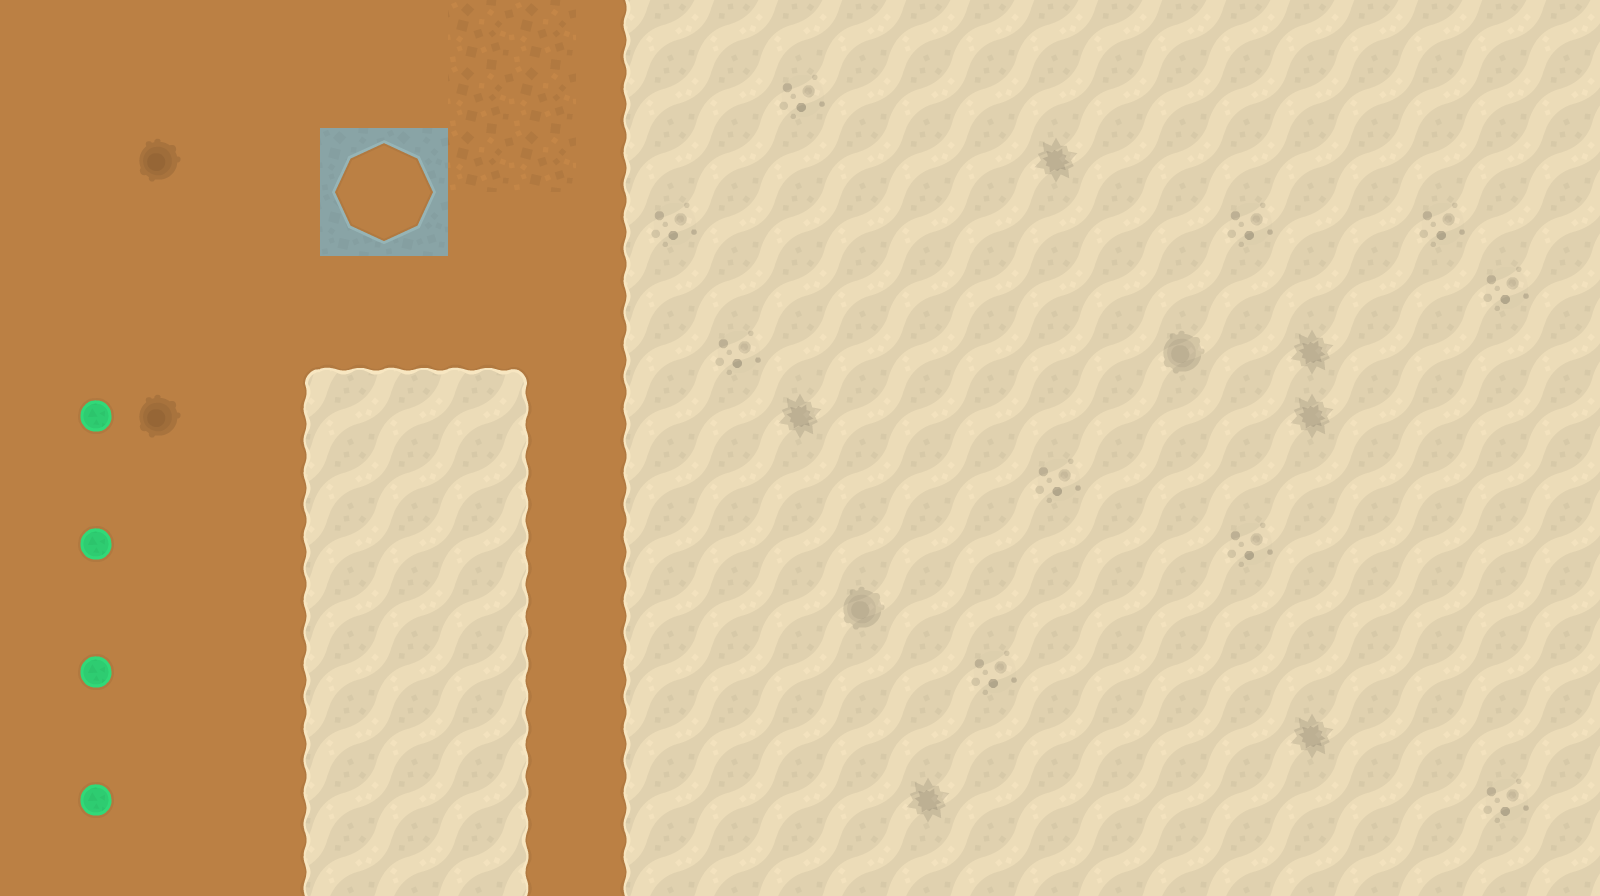

This game map was drawn from its Tiled (.tmx) file and the tilesets committed beside it. A one-line description and the full map source follow:
An orthogonal 25x14 tile map with 64x64 px tiles, 2 tile layers (Calque de Tile 1, Calque 2) and 1 object (PORTE).

<map version="1.0" orientation="orthogonal" renderorder="left-up" width="25" height="14" tilewidth="64" tileheight="64" nextobjectid="2">
 <tileset firstgid="1" name="towerDefense_tilesheet" tilewidth="64" tileheight="64" tilecount="299" columns="23">
  <image source="../images/towerDefense_tilesheet.png" width="1472" height="832" />
 </tileset>
 <layer name="Calque de Tile 1" width="25" height="14">
  <data encoding="csv">
61,61,61,61,61,61,61,61,61,99,99,99,99,99,99,99,99,99,99,99,99,99,99,99,99,
61,61,61,61,61,61,61,61,61,99,99,99,99,99,99,99,99,99,99,99,99,99,99,99,99,
61,61,61,61,61,14,15,61,61,99,99,99,99,99,99,99,99,99,99,99,99,99,99,99,99,
61,61,61,61,61,37,38,61,61,99,99,99,99,99,99,99,99,99,99,99,99,99,99,99,99,
61,61,61,61,61,61,61,61,61,99,99,99,99,99,99,99,99,99,99,99,99,99,99,99,99,
61,61,61,61,6,7,7,7,8,99,99,99,99,99,99,99,99,99,99,99,99,99,99,99,99,
56,50,56,61,29,99,99,99,31,99,99,99,99,99,99,99,99,99,99,99,99,99,99,99,99,
56,56,56,56,29,99,99,99,31,99,99,99,99,99,99,99,99,99,99,99,99,99,99,99,99,
56,50,56,56,29,99,99,99,31,99,99,99,99,99,99,99,99,99,99,99,99,99,99,99,99,
56,56,56,56,29,99,99,99,31,99,99,99,99,99,99,99,99,99,99,99,99,99,99,99,99,
56,50,56,56,29,99,99,99,31,99,99,99,99,99,99,99,99,99,99,99,99,99,99,99,99,
56,56,56,56,29,99,99,99,31,99,99,99,99,99,99,99,99,99,99,99,99,99,99,99,99,
56,50,56,56,29,99,99,99,31,99,99,99,99,99,99,99,99,99,99,99,99,99,99,99,99,
56,56,56,56,29,99,99,99,31,99,99,99,99,99,99,99,99,99,99,99,99,99,99,99,99
</data>
 </layer>
 <layer name="Calque 2" width="25" height="14">
  <data encoding="csv">
0,0,0,0,0,0,0,159,159,29,0,0,0,0,0,0,0,0,0,0,0,0,0,0,0,
0,0,0,0,0,0,0,159,159,29,0,0,21,0,0,0,0,0,0,0,0,0,0,0,0,
0,0,20,0,0,0,0,159,159,29,0,0,0,0,0,0,22,0,0,0,0,0,0,0,0,
0,0,0,0,0,0,0,0,0,29,21,0,0,0,0,0,0,0,0,21,0,0,21,0,0,
0,0,0,0,0,0,0,0,0,29,0,0,0,0,0,0,0,0,0,0,0,0,0,21,0,
0,0,0,0,0,0,0,0,0,29,0,21,0,0,0,0,0,0,20,0,22,0,0,0,0,
0,0,20,0,0,0,0,0,0,29,0,0,22,0,0,0,0,0,0,0,22,0,0,0,0,
0,0,0,0,0,0,0,0,0,29,0,0,0,0,0,0,21,0,0,0,0,0,0,0,0,
0,0,0,0,0,0,0,0,0,29,0,0,0,0,0,0,0,0,0,21,0,0,0,0,0,
0,0,0,0,0,0,0,0,0,29,0,0,0,20,0,0,0,0,0,0,0,0,0,0,0,
0,0,0,0,0,0,0,0,0,29,0,0,0,0,0,21,0,0,0,0,0,0,0,0,0,
0,0,0,0,0,0,0,0,0,29,0,0,0,0,0,0,0,0,0,0,22,0,0,0,0,
0,0,0,0,0,0,0,0,0,29,0,0,0,0,22,0,0,0,0,0,0,0,0,21,0,
0,0,0,0,0,0,0,0,0,29,0,0,0,0,0,0,0,0,0,0,0,0,0,0,0
</data>
 </layer>
 <objectgroup name="Calque d'objets 1">
  <object id="1" type="PORTE" gid="68" x="0" y="128" width="64" height="64">
   <properties>
    <property name="target" type="file" value="testmap2.tmx" />
    <property name="target.x" type="int" value="1216" />
    <property name="target.y" type="int" value="704" />
   </properties>
  </object>
 </objectgroup>
</map>
